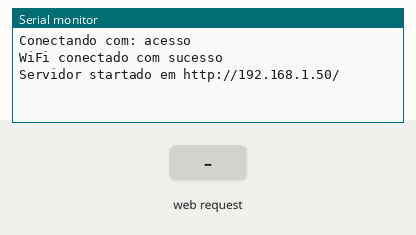
This sketch was run on a simulated ESP8266 (NodeMCU). On the bench: the last lines printed to the serial monitor. Inputs (shaded band) come from the test bench. WiFi joins after 1.5 s; servers stay silent unless stated.

Above: at 11.2 s.
11.3 s: HTTP request GET /?on=1 received
At 12.5 s:
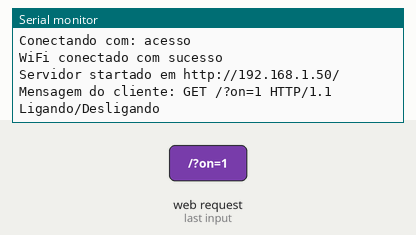
12.8 s: HTTP request GET /chmais received
At 13.3 s:
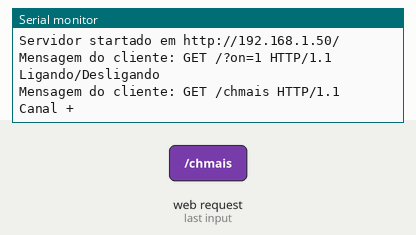
14.3 s: HTTP request GET /chmenos received
At 15.0 s:
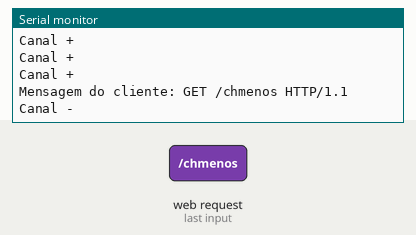
16.0 s: HTTP request GET /vlmais received
At 16.6 s:
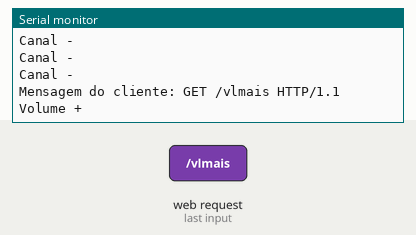
17.7 s: HTTP request GET /vlmenos received
At 18.5 s:
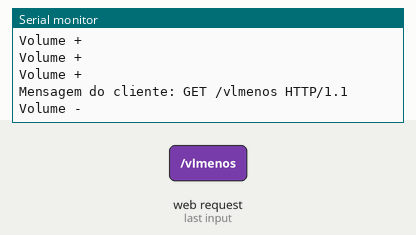
19.4 s: HTTP request GET /solto received
At 20.7 s:
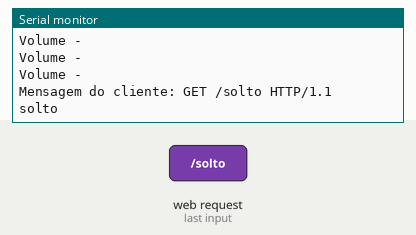

Measured:
- after the input at 11.3 s, the serial monitor: prints a new line at once (image 1)
- after the input at 12.8 s, the serial monitor: prints a new line at once (image 2)
- after the input at 14.3 s, the serial monitor: prints a new line after 0.21 s (image 3)
- after the input at 16.0 s, the serial monitor: prints a new line after 0.21 s (image 4)
- after the input at 17.7 s, the serial monitor: prints a new line after 0.22 s (image 5)
- after the input at 19.4 s, the serial monitor: prints a new line after 0.22 s (image 6)

The sketch:

tv_iot.ino
```cpp
#include <ESP8266WiFi.h>
#include <WiFiClient.h>
#ifndef UNIT_TEST
#include <Arduino.h>
#endif
#include <IRremoteESP8266.h>
#include <IRsend.h>

// Preencha com os dados de autenticaÃ§Ã£o do seu WiFi
//variavel que armazena NOME da Rede WIFI(SSID)
const char ssid[] = "acesso";
//variavel que armazena Senha da Rede WIFI
const char psw[] = "12345678";
//IP do servidor do Site para comunicaÃ§Ã£o de recebimento de informaÃ§Ã£o
const char http_site[] = "http://192.168.137.1";
//Porta para comunicaÃ§Ã£o com o servidor do Site 80 padrÃ£o
const int http_port = 80;
//variavel para manipulaÃ§Ã£o dos dados do sensor

int botao = 0;

// VariÃ¡veis globais
WiFiClient client;
//IP do ESP (para voce acessar pelo browser - voce TEM que mudar este IP tambem)
IPAddress ip(192, 168, 137, 55);

//IP do roteador da sua rede wifi
IPAddress gateway(192, 168, 137, 1);

//Mascara de rede da sua rede wifi
IPAddress subnet(255, 255, 255, 0);

//IP do servidor do Site para comunicaÃ§Ã£o envio de informaÃ§Ã£o
IPAddress server1(192,168,137,1);
//Porta do servidor do ESP 80 padrÃ£o
WiFiServer server(80);

#define IR_LED 4  // ESP8266 GPIO pin to use. Recommended: 4 (D2).

IRsend irsend(IR_LED);  // Set the GPIO to be used to sending the message.

// Example of data captured by IRrecvDumpV2.ino

uint16_t rawliga[75] = {8932, 4536, 540, 616, 516, 620, 512, 1728, 524, 616, 516, 636, 496, 620, 512, 612, 520, 616, 516, 1732, 520, 1708, 540, 616, 516, 1728, 524, 1712, 536, 1712, 540, 1712, 536, 1712, 540, 616, 516, 616, 516, 616, 520, 1708, 540, 612, 520, 636, 496, 616, 516, 632, 500, 1712, 540, 1712, 536, 1716, 536, 616, 516, 1712, 540, 1712, 536, 1712, 540, 1712, 536, 39620, 8952, 2304, 540, 30388, 8952, 2304, 524};


uint16_t rawcanalmais[79]= {8972, 4516, 536, 612, 520, 612, 520, 1728, 524, 612, 520, 612, 520, 612, 520, 612, 520, 612, 520, 1712, 536, 1712, 544, 608, 524, 1708, 544, 1708, 540, 1708, 544, 1704, 548, 1704, 548, 604, 524, 608, 528, 604, 524, 608, 528, 604, 528, 604, 528, 604, 528, 604, 528, 1704, 552, 1696, 556, 1696, 552, 1700, 552, 1712, 536, 1696, 556, 1696, 556, 1696, 552, 39712, 8972, 2276, 556, 30484, 8968, 2280, 548, 30492, 8968, 2280, 564};


uint16_t rawcanalmenos[83]= {8932, 4556, 528, 632, 480, 628, 512, 1736, 532, 600, 568, 608, 480, 608, 556, 600, 500, 628, 504, 1752, 488, 1740, 532, 624, 516, 1712, 532, 1732, 528, 1728, 504, 1728, 520, 1728, 536, 1716, 528, 604, 528, 632, 492, 640, 484, 648, 512, 620, 500, 604, 516, 620, 512, 620, 544, 1708, 520, 1728, 528, 1724, 544, 1704, 512, 1764, 496, 1748, 520, 1712, 540, 39728, 8940, 2312, 524, 30524, 8964, 2288, 552, 30488, 8940, 2312, 536, 30528, 8928, 2304, 536};


uint16_t rawvolumemais[79]= {8996, 4496, 560, 588, 544, 588, 544, 1704, 548, 588, 532, 600, 532, 600, 524, 596, 544, 600, 528, 1708, 560, 1692, 540, 592, 556, 1696, 560, 1688, 560, 1692, 564, 1688, 560, 1700, 536, 600, 548, 1704, 548, 588, 540, 588, 548, 588, 544, 588, 544, 588, 544, 588, 568, 1676, 552, 588, 544, 1704, 548, 1688, 564, 1688, 560, 1708, 544, 1704, 548, 1704, 544, 39624, 8980, 2276, 544, 30408, 8952, 2304, 540, 30412, 8980, 2276, 544};


uint16_t rawvoluemenos[79]= {8972, 4512, 556, 596, 536, 596, 532, 1700, 556, 596, 532, 600, 532, 600, 532, 600, 536, 596, 536, 1696, 556, 1696, 556, 576, 552, 1700, 556, 1692, 560, 1692, 556, 1696, 556, 1692, 560, 1692, 556, 1712, 540, 592, 540, 596, 532, 600, 532, 600, 532, 600, 532, 600, 532, 600, 532, 600, 536, 1696, 556, 1696, 556, 1692, 556, 1696, 556, 1696, 556, 1696, 556, 39616, 8968, 2284, 552, 30400, 8972, 2280, 536, 30412, 8972, 2276, 540};


void setup() {

  //Serial.begin(9600); // Vamos usar para debug
  irsend.begin();
  Serial.begin(9600, SERIAL_8N1, SERIAL_TX_ONLY);

  Serial.println();
  Serial.println();
  Serial.print("Conectando com: ");
  Serial.println(ssid);
  WiFi.config(ip, gateway, subnet);
  WiFi.begin(ssid, psw);

  delay(10000);

  Serial.println("");
  Serial.println("WiFi conectado com sucesso");
  // Startando o servidor
  server.begin();
  Serial.print("Servidor startado em ");
  Serial.print("http://");
  Serial.print(WiFi.localIP());
  Serial.println("/");

}

void loop() {
  //Espera o recebimento de um camando enviado via GET pelo servidor
  if ( botao == 1){
    irsend.sendRaw(rawcanalmais, 79, 38);
    Serial.println("Canal +");
    delay(500);
  }
  else if (botao == 2){
     irsend.sendRaw(rawcanalmenos, 83, 38);
     Serial.println("Canal -");
     delay(500);
  }
  else if(botao == 3){
    irsend.sendRaw(rawvolumemais, 79, 38);
    Serial.println("Volume +");
    delay(500);
  }
  else if(botao == 4){
    irsend.sendRaw(rawvoluemenos, 79, 38);
    Serial.println("Volume -");
    delay(500);
  }
  WiFiClient client = server.available();
  if (!client) {
    return;
  }
  // Leitura do comando recebido
  Serial.print("Mensagem do cliente: ");
  String req = client.readStringUntil('\r');
  Serial.println(req);
  client.flush();
  if (req.indexOf("on=1") != -1)
  {
    irsend.sendRaw(rawliga, 75, 38);
    Serial.println("Ligando/Desligando");
  }
  else if (req.indexOf("chmais") != -1)
  {
    botao  = 1;
  }
  else if (req.indexOf("chmenos") != -1)
  {
    botao  = 2;
  }
  else if (req.indexOf("vlmais") != -1)
  {
    botao  = 3;
  }
  else if (req.indexOf("vlmenos") != -1)
  {
    botao  = 4;
  }
  else if (req.indexOf("solto") != -1)
  {
    botao = 0;
    Serial.println("solto");
  }


}
```
